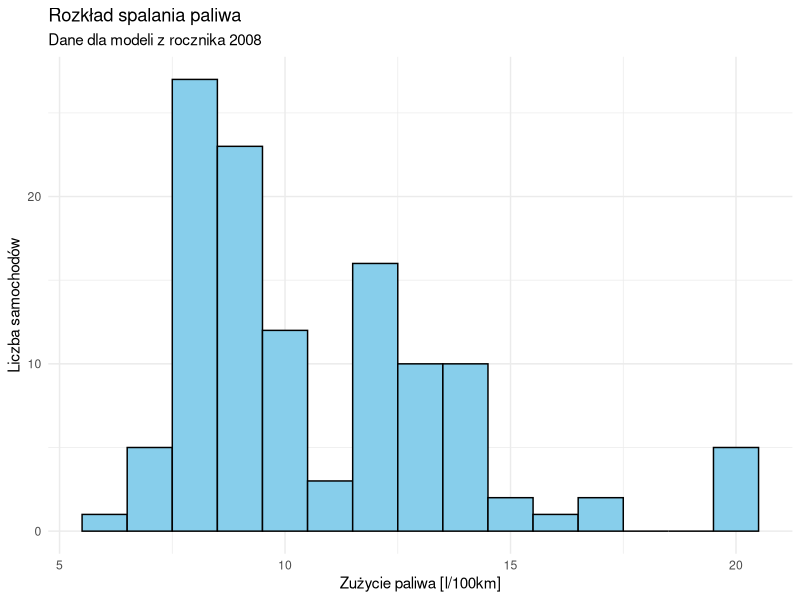
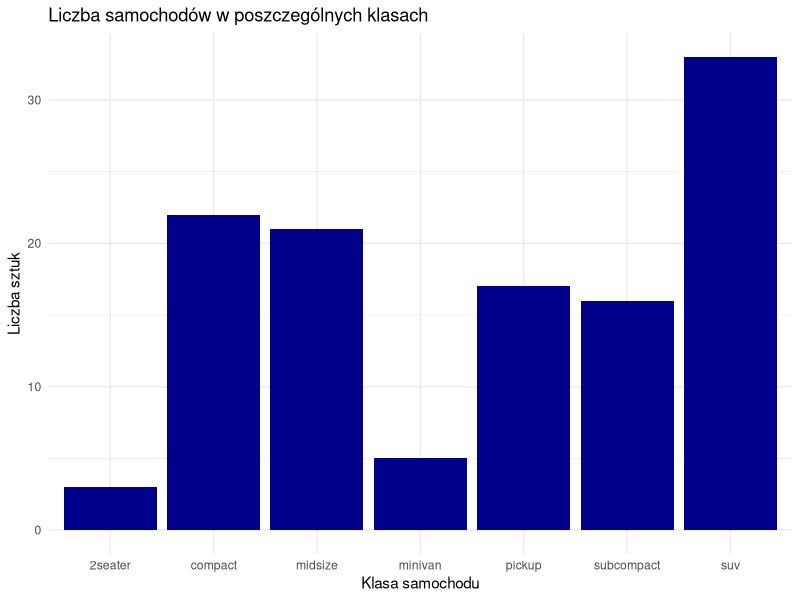
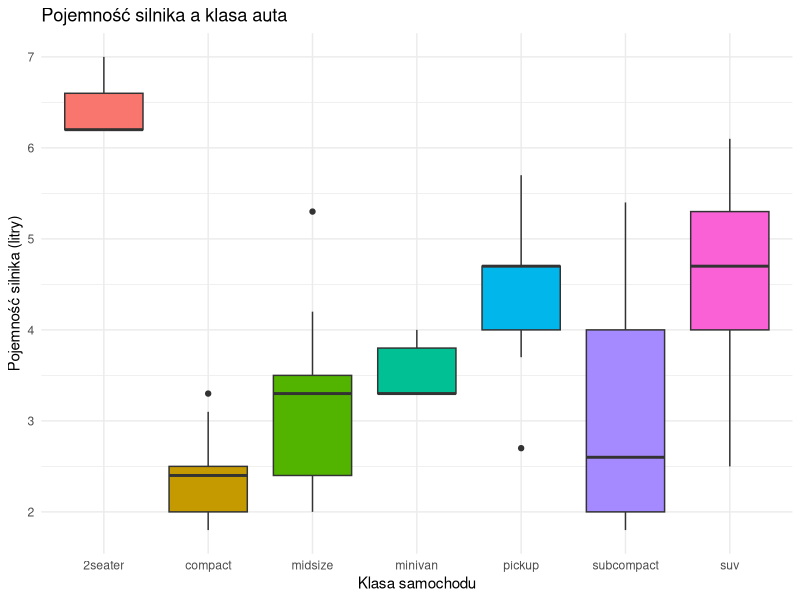

Source code (R) for these figures, in order:
## ---- chunk 1
library(tidyverse) # Zawiera pakiety ggplot2, dplyr, tidyr
## ---- chunk 2
# Krok 1: Tworzenie nowej zmiennej (wymaganie: mutate)
dane_przeliczone <- mpg %>%
  mutate(spalanie_l100km = 235 / hwy)

# Krok 2: Filtrowanie danych (wymaganie: filter)
auta_2008 <- dane_przeliczone %>%
  filter(year == 2008)

# Krok 3: Agregacja danych (wymaganie: group_by, summarise)
tabela_spalania <- auta_2008 %>%
  group_by(class) %>%
  summarise(
    srednie_spalanie = mean(spalanie_l100km),
    liczba_aut = n()
  ) %>%
  arrange(desc(srednie_spalanie))

# Wyświetlenie tabeli wynikowej
knitr::kable(tabela_spalania, caption = "Tabela 1. Średnie spalanie (l/100km) w podziale na klasy aut")
## ---- chunk 3
ggplot(auta_2008, aes(x = spalanie_l100km)) +
  geom_histogram(binwidth = 1, fill = "skyblue", color = "black") +
  labs(title = "Rozkład spalania paliwa",
       subtitle = "Dane dla modeli z rocznika 2008",
       x = "Zużycie paliwa [l/100km]",
       y = "Liczba samochodów") +
  theme_minimal()
## ---- chunk 4
ggplot(auta_2008, aes(x = class)) +
  geom_bar(fill = "darkblue") +
  labs(title = "Liczba samochodów w poszczególnych klasach",
       x = "Klasa samochodu",
       y = "Liczba sztuk") +
  theme_minimal()
## ---- chunk 5
ggplot(auta_2008, aes(x = class, y = displ, fill = class)) +
  geom_boxplot() +
  labs(title = "Pojemność silnika a klasa auta",
       x = "Klasa samochodu",
       y = "Pojemność silnika (litry)") +
  theme_minimal() +
  theme(legend.position = "none") # Legenda jest zbędna przy opisanej osi X
